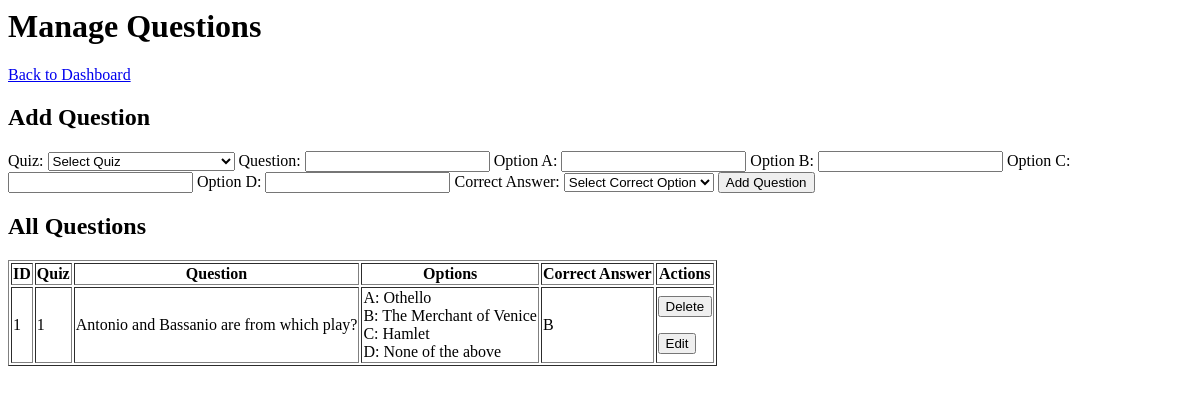
Page /manage_questions on the earlier database version.
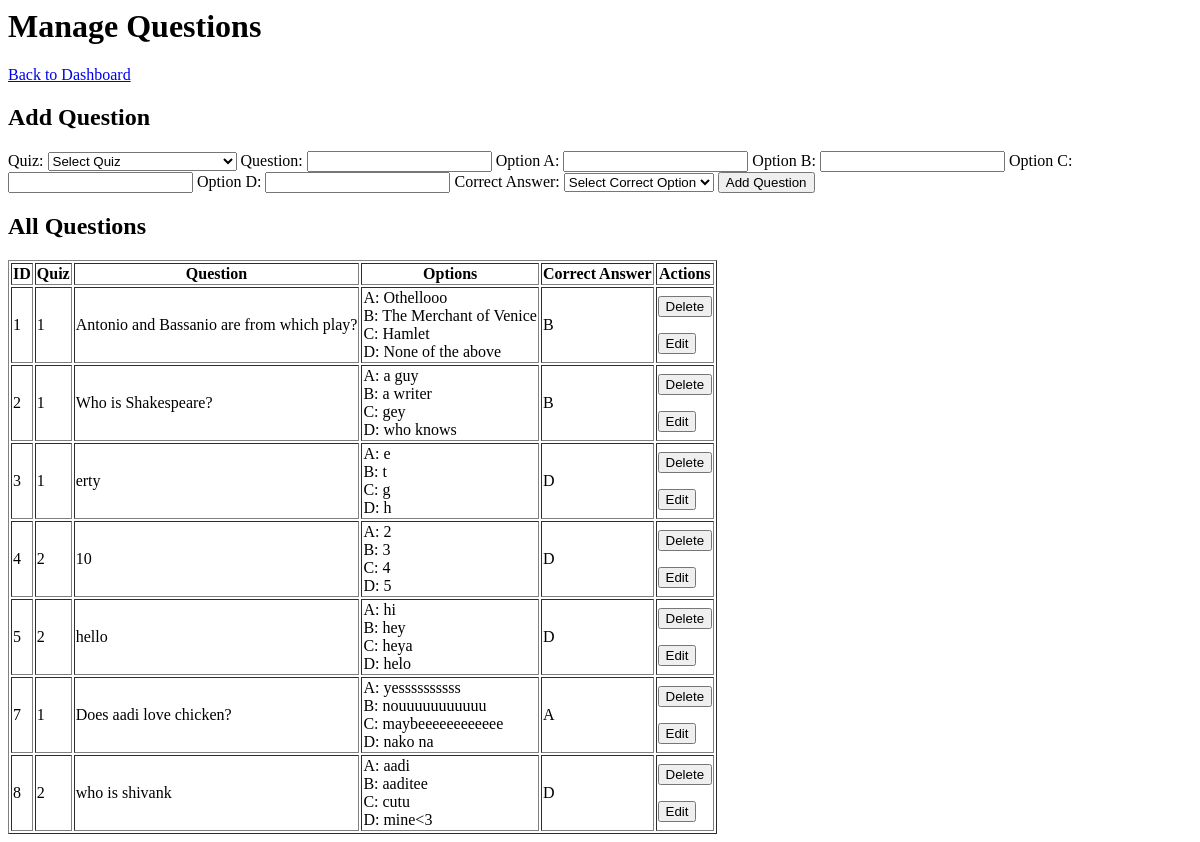
Same page on the later database version.
### models/models.py (models this page shows)
class Question(db.Model):
    id = db.Column(db.Integer, primary_key=True)
    quiz_id = db.Column(db.Integer, db.ForeignKey('quiz.id'), nullable=False)
    question_statement = db.Column(db.Text, nullable=False)
    optionA = db.Column(db.String(200))
    optionB = db.Column(db.String(200))
    optionC = db.Column(db.String(200))
    optionD = db.Column(db.String(200))
    correct_option = db.Column(db.String(200))

class Quiz(db.Model):
    id = db.Column(db.Integer, primary_key=True)
    chapter_id = db.Column(db.Integer, db.ForeignKey('chapter.id'), nullable=False)
    date_of_quiz = db.Column(db.Date)
    time_duration = db.Column(db.Integer)  # Store duration in minutes
    remarks = db.Column(db.Text)
    questions = db.relationship('Question', backref='quiz', lazy=True)

### app.py (the view, shortened to what this page needs)
@app.route('/manage_questions', methods=['GET', 'POST'])
def manage_questions():
    quizzes = Quiz.query.all()
    questions = Question.query.all()
    return render_template('manage_questions.html', quizzes=quizzes, questions=questions)

### templates/manage_questions.html (shortened to what this page needs)
<h1>Manage Questions</h1>
<a href="{{ url_for('admin_dashboard') }}">Back to Dashboard</a>
<h2>Add Question</h2>
<form method="POST" action="{{ url_for('manage_questions') }}">
    <label>Quiz:</label>
    <select name="quiz_id" required>
        <option value="">Select Quiz</option>
    </select>
    <label>Question:</label>
    <input type="text" name="question_text" required>
    <label>Option A:</label>
    <input type="text" name="optionA" required>
    <label>Option B:</label>
    <input type="text" name="optionB" required>
    <label>Option C:</label>
    <input type="text" name="optionC" required>
    <label>Option D:</label>
    <input type="text" name="optionD" required>
    <label>Correct Answer:</label>
    <select name="correct_answer" required>
        <option value="">Select Correct Option</option>
    </select>
    <button type="submit">Add Question</button>
</form>
<h2>All Questions</h2>
<table border="1">
    <thead>
        <tr>
            <th>ID</th>
            <th>Quiz</th>
            <th>Question</th>
            <th>Options</th>
            <th>Correct Answer</th>
            <th>Actions</th>
        </tr>
    </thead>
    <tbody>
        {% for question in questions %}
        <tr>
            <td>{{ question.id }}</td>
            <td>{{ question.quiz.id }}</td>
            <td>{{ question.question_statement }}</td>
            <td>
                A: {{ question.optionA }}<br>
                B: {{ question.optionB }}<br>
                C: {{ question.optionC }}<br>
                D: {{ question.optionD }}
            </td>
            <td>{{ question.correct_option }}</td>
            <td>
                <form method="POST" action="{{ url_for('manage_questions') }}">
                    <button type="submit" onclick="return confirm('Are you sure?')">Delete</button>
                </form>
                <a href="{{ url_for('edit_question', question_id=question.id) }}">
                    <button type="button">Edit</button>
                </a>
            </td>
        </tr>
        {% endfor %}
    </tbody>
</table>

Differences in the rows shown:
changed Question "Antonio and Bassanio are from which play?": optionA "Othello" → "Othellooo"
added Question: id "2", quiz.id "1", question_statement "Who is Shakespeare?", optionA "a guy", optionB "a writer", optionC "gey", optionD "who knows", correct_option "B"
added Question: id "3", quiz.id "1", question_statement "erty", optionA "e", optionB "t", optionC "g", optionD "h", correct_option "D"
added Question: id "4", quiz.id "2", question_statement "10", optionA "2", optionB "3", optionC "4", optionD "5", correct_option "D"
added Question: id "5", quiz.id "2", question_statement "hello", optionA "hi", optionB "hey", optionC "heya", optionD "helo", correct_option "D"
added Question: id "7", quiz.id "1", question_statement "Does aadi love chicken?", optionA "yessssssssss", optionB "nouuuuuuuuuuu", optionC "maybeeeeeeeeeeee", optionD "nako na", correct_option "A"
added Question: id "8", quiz.id "2", question_statement "who is shivank", optionA "aadi", optionB "aaditee", optionC "cutu", optionD "mine<3", correct_option "D"
